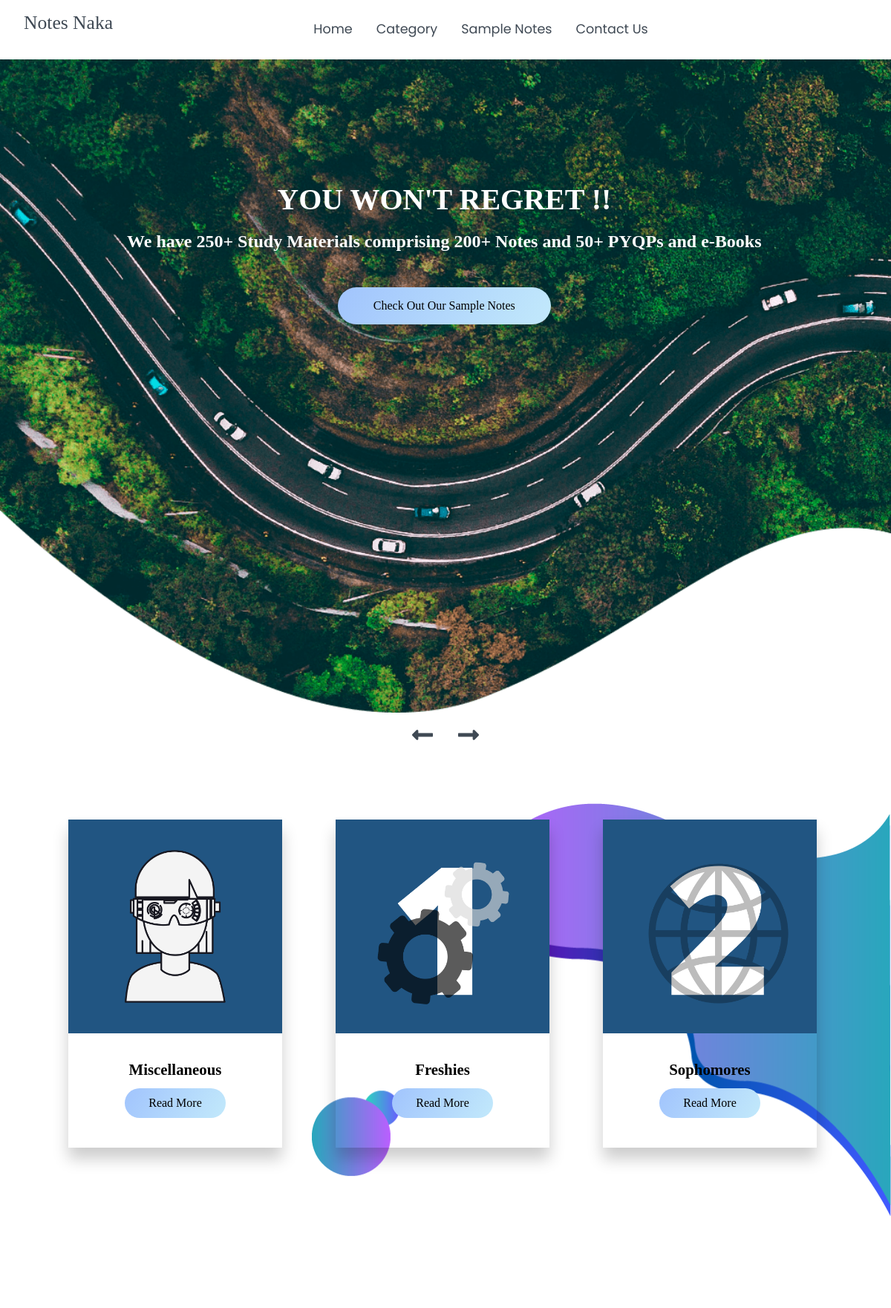
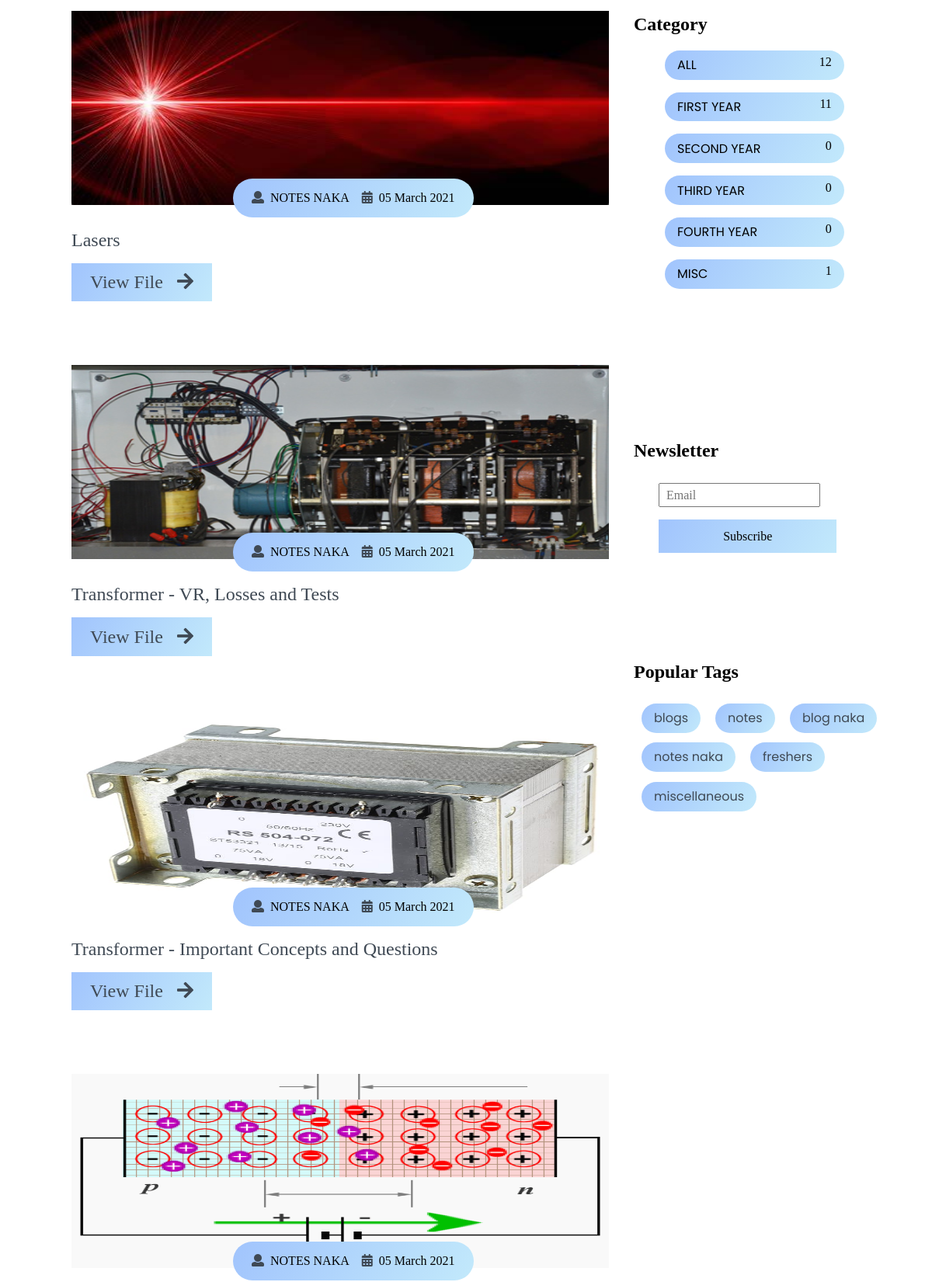
/blogs/index.php (upper part), run on the app's committed database (2 pictures, top to bottom).
### tables this page shows
CREATE TABLE `blog` (
  `blog_id` int(15) NOT NULL,
  `blog_dp` varchar(255) NOT NULL,
  `blog_data` varchar(255) NOT NULL,
  `blog_title` varchar(255) NOT NULL,
  `blog_sub` varchar(255) NOT NULL,
  `blog_sub_code` varchar(255) NOT NULL,
  `blog_branch` varchar(255) NOT NULL,
  `blog_sem` varchar(255) NOT NULL,
  `blog_year` varchar(255) NOT NULL,
  `blog_college` varchar(255) NOT NULL,
  `blog_info_1` text NOT NULL,
  `blog_info_2` text NOT NULL,
  `blog_contri_name` varchar(255) NOT NULL,
  `blog_contri_college` varchar(255) NOT NULL,
  `blog_time` varchar(255) NOT NULL DEFAULT current_timestamp()
);

### blogs/index.php (the view, shortened to what this page needs)
<?php include '../includes/db.php'; ?>
<?php $year = $_GET['blog_year']; ?>
<!DOCTYPE html>
<html lang="en">
<head>
    <link rel="stylesheet" href="./css/all.css">
    <link rel="stylesheet" href="./css/owl.carousel.min.css">
    <link rel="stylesheet" href="./css/owl.theme.default.min.css">
    <link rel="stylesheet" href="./css/aos.css">
    <link rel="stylesheet" href="./css/style.css">
</head>
<body>
    <nav class="nav" id="home">
        <div class="nav-menu flex-row">
            <div class="nav-brand">
                <a href="../homepage" class="text-gray">Notes Naka</a>
            </div>
            <div>
                <ul class="nav-items">
                    <li class="nav-link">
                        <a href="index.php?blog_year=ALL">Home</a>
                    </li>
                    <li class="nav-link">
                        <a href="#explore">Category</a>
                    </li>
                    <li class="nav-link">
                        <a href="#blog">Sample Notes</a>
                    </li>
                    <li class="nav-link">
                        <a href="#contact">Contact Us</a>
                    </li>
                </ul>
            </div>
            <div class="social text-gray">
                <a href="https://www.facebook.com/NotesNakaFB/"><i class="fab fa-facebook-f"></i></a>
                <a href="https://www.instagram.com/notesnaka/"><i class="fab fa-instagram"></i></a>
                <a href="https://www.youtube.com/channel/UCGGxP6KHqkJPV_k3XyMe8rw"><i class="fab fa-youtube"></i></a>
            </div>
        </div>
    </nav>
    <main>
        <section class="site-title">
            <div class="site-background" data-aos="fade-up" data-aos-delay="100">
                <h1>YOU WON'T REGRET !!</h1>
                <h2>We have 250+ Study Materials comprising 200+ Notes and 50+ PYQPs and e-Books</h1>
                <a href="#explore"><button class="btn">Check Out Our Sample Notes</button></a>
            </div>.
        </section>
        <section id="explore">
            <div class="blog">
                <div class="container">
                    <div class="owl-carousel owl-theme blog-post">
                        <div class="blog-content" data-aos="fade-right" data-aos-delay="200">
                            <img src="./images/misc.png" alt="post-1">
                            <div class="blog-title">
                                <h3>Miscellaneous</h3>
                                <a href="index.php?blog_year=MISC"><button class="btn btn-blog">Read More</button></a>
                            </div>
                        </div>
                        <div class="blog-content" data-aos="fade-in" data-aos-delay="200">
                            <img src="./images/1.png" alt="post-1">
                            <div class="blog-title">
                                <h3>Freshies</h3>
                                <a href="index.php?blog_year=1"><button class="btn btn-blog">Read More</button></a>
                            </div>
                        </div>
                        <div class="blog-content" data-aos="fade-left" data-aos-delay="200">
                            <img src="./images/2.png" alt="post-1">
                            <div class="blog-title">
                                <h3>Sophomores</h3>
                                <a href="index.php?blog_year=2"><button class="btn btn-blog">Read More</button></a>
                            </div>
                        </div>
                    </div>
                    <div class="owl-navigation">
                        <span class="owl-nav-prev"><i class="fas fa-long-arrow-alt-left"></i></span>
                        <span class="owl-nav-next"><i class="fas fa-long-arrow-alt-right"></i></span>
                    </div>
                </div>
            </div>
        </section>
        <section class="container">
            <div class="site-content">
                <div class="posts" id="blog">
                    <?php
                        if($year == "ALL")
                        {
                            $query = "SELECT * FROM blog ORDER BY blog_id DESC";
                        }
                        else
                        {
                            $query = "SELECT * FROM blog WHERE blog_year LIKE '%$year%' ORDER BY blog_id DESC";
                        }
                        $select_query = mysqli_query($connection, $query);
                        while ($row = mysqli_fetch_assoc($select_query))
                        {
                    ?>
                    <div class='post-content' data-aos='zoom-in' data-aos-delay='200'>
                        <div class='post-image'>
                            <div>
                                <img src='../db_images/<?php echo $row['blog_dp'] ?>' class='img' alt='blog1'
                                    style='height: 250px;' />
                            </div>
                            <div class='post-info flex-row'>
                                <span><i
                                        class='fas fa-user text-gray'></i>&nbsp;&nbsp;<?php echo $row['blog_contri_name'] ?></span>
                                <span><i
                                        class='fas fa-calendar-alt text-gray'></i>&nbsp;&nbsp;<?php echo date('d F Y', $row['blog_time']) ?></span>
                            </div>
                        </div>
                        <div class='post-title'>
                            <a href='#'><?php echo $row['blog_title'] ?></a>
                            <?php if(!empty($row['blog_data'])) { ?>
                            <button class='btn post-btn'>
                                <a href='pdf/index.php?file_data=<?php echo $row['blog_data'] ?>&file_type=blog'
                                    target='_blank'> View File &nbsp; <i class='fas fa-arrow-right'></i></a>
                            </button>
                            <?php } ?>
                        </div>
                        <br><br>
                    </div>
                    <?php } ?>
                </div>
                <aside class="sidebar">
                    <div class="category">
                        <h2>Category</h2>
                        <ul class="category-list">
                            <form action="" method="post">
                                <li class="list-items" data-aos="fade-left" data-aos-delay="100">
                                    <a href="index.php?blog_year=ALL">ALL</a>
                                    <span><?php
                                        $query = "SELECT * FROM blog";
                                        $select_query = mysqli_query($connection, $query);
                                        echo $count = mysqli_num_rows($select_query);?></span>
                                </li>
                            </form>
                            <form action="" method="post">
                                <li class="list-items" data-aos="fade-left" data-aos-delay="200">
                                    <a href="index.php?blog_year=1">FIRST YEAR</a>
                                    <span><?php $year = 1;
                                        $query = "SELECT * FROM blog WHERE blog_year LIKE '%$year%'";
                                        $select_query = mysqli_query($connection, $query);
                                        echo $count = mysqli_num_rows($select_query);?></span>
                                </li>
                            </form>
                            <form action="" method="post">
                                <li class="list-items" data-aos="fade-left" data-aos-delay="300">
                                    <a href="index.php?blog_year=2">SECOND YEAR</a>
                                    <span><?php $year = 2;
                                            $query = "SELECT * FROM blog WHERE blog_year LIKE '%$year%'";
                                            $select_query = mysqli_query($connection, $query);
                                            echo $count = mysqli_num_rows($select_query);?></span>
                                </li>
                            </form>
                            <form action="" method="post">
                                <li class="list-items" data-aos="fade-left" data-aos-delay="400">
                                    <a href="index.php?blog_year=3">THIRD YEAR</a>
                                    <span><?php $year = 3;
                                        $query = "SELECT * FROM blog WHERE blog_year LIKE '%$year%'";
                                        $select_query = mysqli_query($connection, $query);
                                        echo $count = mysqli_num_rows($select_query);?></span>
                                </li>
                            </form>
                            <form action="" method="post">
                                <li class="list-items" data-aos="fade-left" data-aos-delay="500">
                                    <a href="index.php?blog_year=4">FOURTH YEAR</a>
                                    <span><?php $year = 4;
                                        $query = "SELECT * FROM blog WHERE blog_year LIKE '%$year%'";
                                        $select_query = mysqli_query($connection, $query);
                                        echo $count = mysqli_num_rows($select_query);?></span>
                                </li>
                            </form>
                            <form action="" method="post">
                                <li class="list-items" data-aos="fade-left" data-aos-delay="600">
                                    <a href="index.php?blog_year=MISC">MISC</a>
                                    <span><?php $year = "MISC";
                                        $query = "SELECT * FROM blog WHERE blog_year LIKE '%$year%'";
                                        $select_query = mysqli_query($connection, $query);
                                        echo $count = mysqli_num_rows($select_query);?></span>
                                </li>
                            </form>
                        </ul>
                    </div>
                    <div class="newsletter" data-aos="fade-up" data-aos-delay="300" id="contact">
                        <h2>Newsletter</h2>
                        <div class="form-element">
                            <form method="post" action="">
                                <input type="email" class="input-element" placeholder="Email" name="email" required>
                                <button class="btn form-btn" name="submit">Subscribe</button>
                            </form>
                        </div>
                    </div>
                    <div class="popular-tags">
                        <h2>Popular Tags</h2>
                        <div class="tags flex-row">
                            <span class="tag" data-aos="flip-up" data-aos-delay="100"><a>blogs</a></span>
                            <span class="tag" data-aos="flip-up" data-aos-delay="100"><a>notes</a></span>
                            <span class="tag" data-aos="flip-up" data-aos-delay="100"><a>blog naka</a></span>
                            <span class="tag" data-aos="flip-up" data-aos-delay="100"><a>notes naka</a></span>
                            <span class="tag" data-aos="flip-up" data-aos-delay="100"><a>freshers</a></span>
                            <span class="tag" data-aos="flip-up" data-aos-delay="100"><a>miscellaneous</a></span>
                        </div>
                    </div>
                </aside>
            </div>
        </section>
    </main>
</body>
</html>

### blogs/css/all.css (style rules this page uses)
.fa, .fas, .far, .fal, .fad, .fab { -moz-osx-font-smoothing: grayscale; -webkit-font-smoothing: antialiased; display: inline-block; font-style: normal; font-variant: normal; text-rendering: auto; line-height: 1; }
.fa-arrow-right:before { content: "\f061"; }
.fa-calendar-alt:before { content: "\f073"; }
.fa-facebook-f:before { content: "\f39e"; }
.fa-instagram:before { content: "\f16d"; }
.fa-long-arrow-alt-left:before { content: "\f30a"; }
.fa-long-arrow-alt-right:before { content: "\f30b"; }
.fa-user:before { content: "\f007"; }
.fa-youtube:before { content: "\f167"; }
.fab { font-family: 'Font Awesome 5 Brands'; }
.fa, .fas { font-family: 'Font Awesome 5 Free'; font-weight: 900; }

### blogs/index.php (style rules this page uses)
* { font-family: 'Poppins', sans-serif; }

### data on the page
blog: blog_dp (picture), blog_contri_name "NOTES NAKA", blog_time "05 March 2021", blog_title "Lasers"
blog: blog_dp (picture), blog_contri_name "NOTES NAKA", blog_time "05 March 2021", blog_title "Transformer - VR, Losses and Tests"
blog: blog_dp (picture), blog_contri_name "NOTES NAKA", blog_time "05 March 2021", blog_title "Transformer - Important Concepts and Questions"
blog: blog_dp (picture), blog_contri_name "NOTES NAKA", blog_time "05 March 2021"

### other printed values
$count = mysqli_num_rows($select_query) "12"
$count = mysqli_num_rows($select_query) "11"
$count = mysqli_num_rows($select_query) "0"
$count = mysqli_num_rows($select_query) "1"
